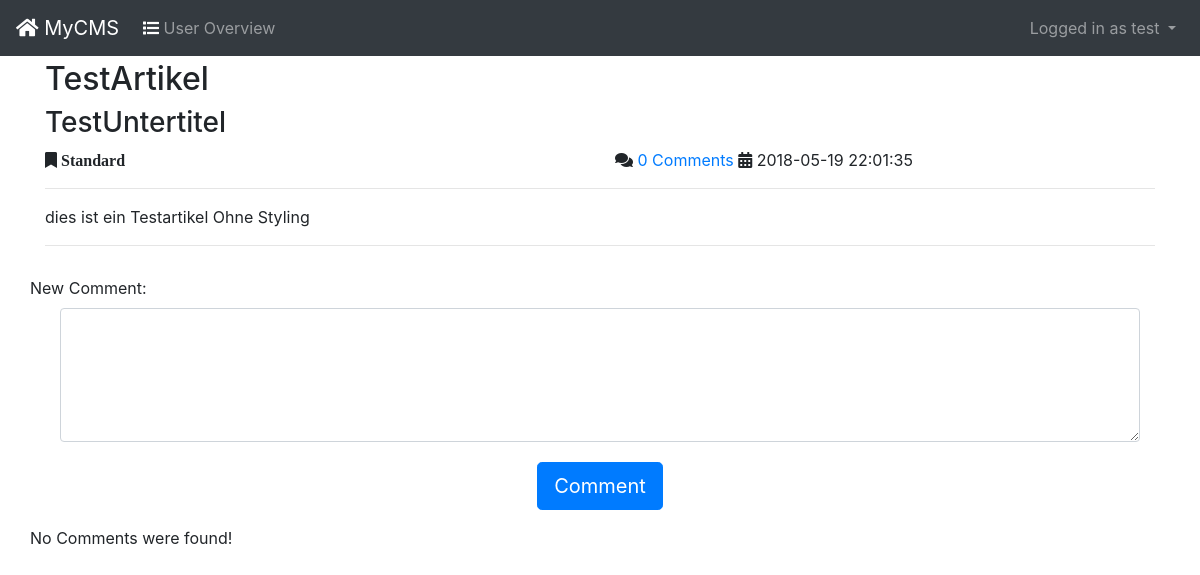
/index.php?view=article&id=1 (signed in), run on the app's committed database.
### tables this page shows
CREATE TABLE `users` (
  `user_id` int(11) NOT NULL,
  `password_hash` varchar(255) NOT NULL,
  `username` varchar(255) NOT NULL,
  `user_active` tinyint(4) NOT NULL,
  `Role_id` int(11) NOT NULL
);

CREATE TABLE `article` (
  `article_id` int(11) NOT NULL,
  `article_title` text NOT NULL,
  `article_text` text NOT NULL,
  `date_created` timestamp NOT NULL DEFAULT CURRENT_TIMESTAMP,
  `date_modified` timestamp NOT NULL DEFAULT CURRENT_TIMESTAMP ON UPDATE CURRENT_TIMESTAMP,
  `category` int(11) NOT NULL,
  `creator_id` int(11) NOT NULL,
  `status` tinyint(4) NOT NULL DEFAULT '1',
  `article_subtitle` varchar(255) NOT NULL
);

CREATE TABLE `category` (
  `category_id` int(11) NOT NULL,
  `name` text NOT NULL
);

### lib/MyCms/Controller.php (called while the page is built, shortened)
<?php
class Controller extends BaseObject
{
	private $view= 'welcome';
	public static function cleanURL(String $url):String{
		if (!preg_match("/^[A-Za-z]+$/", $url) || preg_match("/php|file|http/", $url))
			throw new BadPageException("Bad character(s)", $url);
		else
			return $url;
	}
	public  function paint(){
		if(isset($_REQUEST[self::VIEW])){
			if(isset($_REQUEST[self::VIEW]) && file_exists('views/' . $_REQUEST[self::VIEW] . '.php'))
				 $this->view =  $_REQUEST[self::VIEW] ;
		}
		require_once( 'views/' . self::cleanURL($this->view) . '.php');
	}
}

### inc/Configuration.php (called while the page is built, shortened)
<?php
class Configuration{
	private static $sitename='MyCMS';
	public static function getSitename() { return self::$sitename; }
}

### lib/Data/DataManager_PDO.php (called while the page is built, shortened)
<?php
class DataManager {
    private static $__connection;
    private static function getConnection() : \PDO {
        if (!isset(self::$__connection)) {
            self::$__connection = new \PDO(Configuration::getDbtype() . ':host=' . Configuration::getHost() . ';dbname='. Configuration::getDbName() . ';charset=utf8', Configuration::getUser() , Configuration::getPass());
        }
        return self::$__connection;
    }
    private static function query(\PDO $connection, string $query, array $parameters = array()) {
        $statement = $connection->prepare($query);
		$i = 1;
        foreach ($parameters as $param) {
            if (is_int($param)) {
                $statement->bindValue($i, $param, \PDO::PARAM_INT);
            }
            $i++;
        }
        $statement->execute();
		return $statement;
    }
    private static function fetchObject(\PDOStatement $cursor) {
        return $cursor->fetchObject();
    }
    private static function closeConnection() {
        self::$__connection = null;
    }
    public static function getArticle(int $articleId) {
        $con = self::getConnection();
        $res = self::query($con, "
         SELECT article_id, category_id, article_title, article_text, date_created, date_modified,
					category.name as catname, category_id, status, article.article_subtitle,
					username, user_id , IFNULL(count,0) as count
					FROM article inner join category on article.category = category.category_id
        			 inner join users on creator_id= user_id
                   	 left join (SELECT article.article_id, count(comments.comment_id) as count
                                 FROM `article` left join comments on comments.article_id = article.article_id  where comments.status =1
                                 group by article.article_id)j  using(article_id)
					WHERE article_id= ?;
      ", array($articleId));
		if ($article = self::fetchObject($res)) {
			$category = new Category($article->category_id,$article->catname);
			$article = new Article((int)$article->article_id, $article->article_title, $article->article_text,$article->article_subtitle,$article->username,$article->user_id,$category,$article->date_modified,$article->date_created, $article->count,$article->status);
		}
        return $article;
    }
    public static function getUserById(int $userId) {
        $user = null;
        $con = self::getConnection();
        $res = self::query($con, "
      SELECT user_id, username, password_hash , users.role_id  as role_id ,RoleName
      FROM users  inner join roles on users.role_id = roles.role_id
      WHERE user_id = ?;
      ", array($userId));
        if ($u = self::fetchObject($res)) {
            $user = new User($u->user_id, $u->username, $u->password_hash, $u->role_id, $u->RoleName);
        }
        return $user;
    }
}

### lib/MyCms/AuthenticationManager.php (called while the page is built, shortened)
<?php
class AuthenticationManager extends BaseObject
{
    public static function isAuthenticated() : bool {
        return isset($_SESSION['user']);
    }
    public static function getAuthenticatedUser() {
        return self::isAuthenticated() ? DataManager::getUserById($_SESSION['user']) : null;
    }
}

### inc/bootstrap.php (called while the page is built, shortened)
<?php
spl_autoload_register(function ($class) {
    $filename = __DIR__ . '/../lib/' . str_replace('\\', DIRECTORY_SEPARATOR, $class) . '.php';
});
require_once(__DIR__ . '/../lib/Data/DataManager_PDO.php');

### lib/MyCms/User.php (called while the page is built, shortened)
<?php
class User extends Entity
{
    private $userName;
    public function __construct(int $id, string $userName, string $passwordHash, int $roleId, String $RoleName)
    {
        $this->userName = $userName;
    }
    public function getUserName(): string
    {
        return $this->userName;
    }
}

### lib/MyCms/Util.php (called while the page is built, shortened)
<?php
class Util extends BaseObject
{
    public static function escape(string $string) : string {
        return nl2br(htmlentities($string));
    }
}

### lib/MyCms/Article.php (called while the page is built, shortened)
<?php
class Article extends Entity{
	private  $title;
	private  $text;
	private  $status;
	private  $category;
	private  $modified;
	private  $commentCount;
	public function __construct(int $id, String $title, String $text, String $subtitle,String $author,int $authorId,Category $category,$modified,$created, int  $count, int $status){
		$this->title = $title;
		$this->subtitle = $subtitle;
		$this->text = $text;
		$this->category = $category;
		$this->modified = $modified;
		$this->status = $status;
		$this->commentCount = $count;
	}
    public function getTitle(): String{
		return $this->title;
	}
	public function getSubTitle(): String{
		return $this->subtitle;
	}
	public function getTxt(): String{
		return $this->text;
	}
	public function getCategory() :Category{
		return $this->category;
	}
	public function getModified(){
		return $this->modified;
	}
	public function getStatus(): int{
		return $this->status;
	}
		public function getCommentCount(){
		return $this->commentCount;
	}
}

### lib/MyCms/Category.php (called while the page is built, shortened)
<?php
class Category extends Entity
{
    private $name;
    public function __construct(int $id, string $name){
        $this->name = $name;
    }
    public function getName(): string
    {
        return $this->name;
    }
}

### views/article.php (the view, shortened to what this page needs)
<?php
require_once('views/partials/header.php');
if(!isset($_GET['id'])){
	$errors[] = "No such article found!";
	require_once('views/partials/footer.php');
}else{
	$article = DataManager::getArticle($_GET['id']);
if(!isset($article) || $article==null || $article->getStatus()==0  ){
	$errors[] = "This Article currently unavailable";
	require_once('views/partials/footer.php');
}else{
?>
<article>
    <h2> <?php echo $article->getTitle();?>  </h2>    <h3> <?php echo $article->getSubTitle();?> </h3>
  <div class="row">
    <div class="group1 col-sm-6 col-md-6">
      <span class="fa fa-bookmark">
        <?php echo $article->getCategory()->getName()?>
      </span>
    </div>
    <div class="group2 col-sm-6 col-md-6">
      <span class="fa fa-comments">
      </span>
      <a href="#comments">
        <?php echo $article->getCommentCount() ;?> Comments
      </a>
      <span class="fa fa-calendar-alt">
      </span>
      <?php echo $article->getModified();?>
    </div>
  </div>
  <hr>
  <div class="row">
    <div class="col-lg-12">
      <?php echo $article->getTxt();?>
    </div>
  </div>
  <hr>
</article>
<?php
	require_once('views/partials/comments.php');
	require_once('views/partials/footer.php');
	}
}
?>

### views/partials/header.php (shortened to what this page needs)
<?php
$user = AuthenticationManager::getAuthenticatedUser();
?>
<!DOCTYPE html>
<html>
<head>
	<?php require_once('views/partials/includes.php')?>
<body>
<nav class="fixed-top  navbar navbar-expand-lg navbar-dark  bg-dark">
  <a class="navbar-brand" href="index.php"><i class="fas fa-home"></i> <?php echo Configuration::getSitename();?></a>
  <div class="collapse navbar-collapse" id="navbarNavDropdown">
    <ul class="navbar-nav">
	<?php if ($user != null): ?>
				<li class="nav-item <?php if ($view === 'user') {?>active<?php }else echo "disabled"; ?>"><a class="nav-link" href="index.php?view=user"><i class="fa fa-list" style="color:white;"></i> User Overview</a></li>
	<?php endif;?>
	</ul>
	</div>
	<ul class="nav navbar-nav navbar-right login">
      <li class="nav-item dropdown">
        <a class="nav-link dropdown-toggle" href="#" id="navbarDropdownMenuLink" data-toggle="dropdown" aria-haspopup="true" aria-expanded="false">
		  <?php if($user == null): ?>
           Not logged in!
		  <?php else:  ?>
			Logged in as  <span class="bold"><?php echo Util::escape($user->getUserName()); ?></span>
		<?php  endif;?>
		</a>
      </li>
    </ul>
</nav>
<div class="container">

### assets/main.css (style rules this page uses)
body { padding-top: 60px; }
.navbar .login { float: right; }

### data on the page
users: username "test"
article: article_title "TestArtikel", article_subtitle "TestUntertitel", category.name "Standard", date_modified "2018-05-19 22:01:35", article_text "dies ist ein Testartikel Ohne Styling"

### other printed values
Configuration::getSitename() "MyCMS"
$article->getCommentCount() "0"
Comment::getAllComments($comments,$user_id, $article->getauthorId()) "No Comments were found!"
